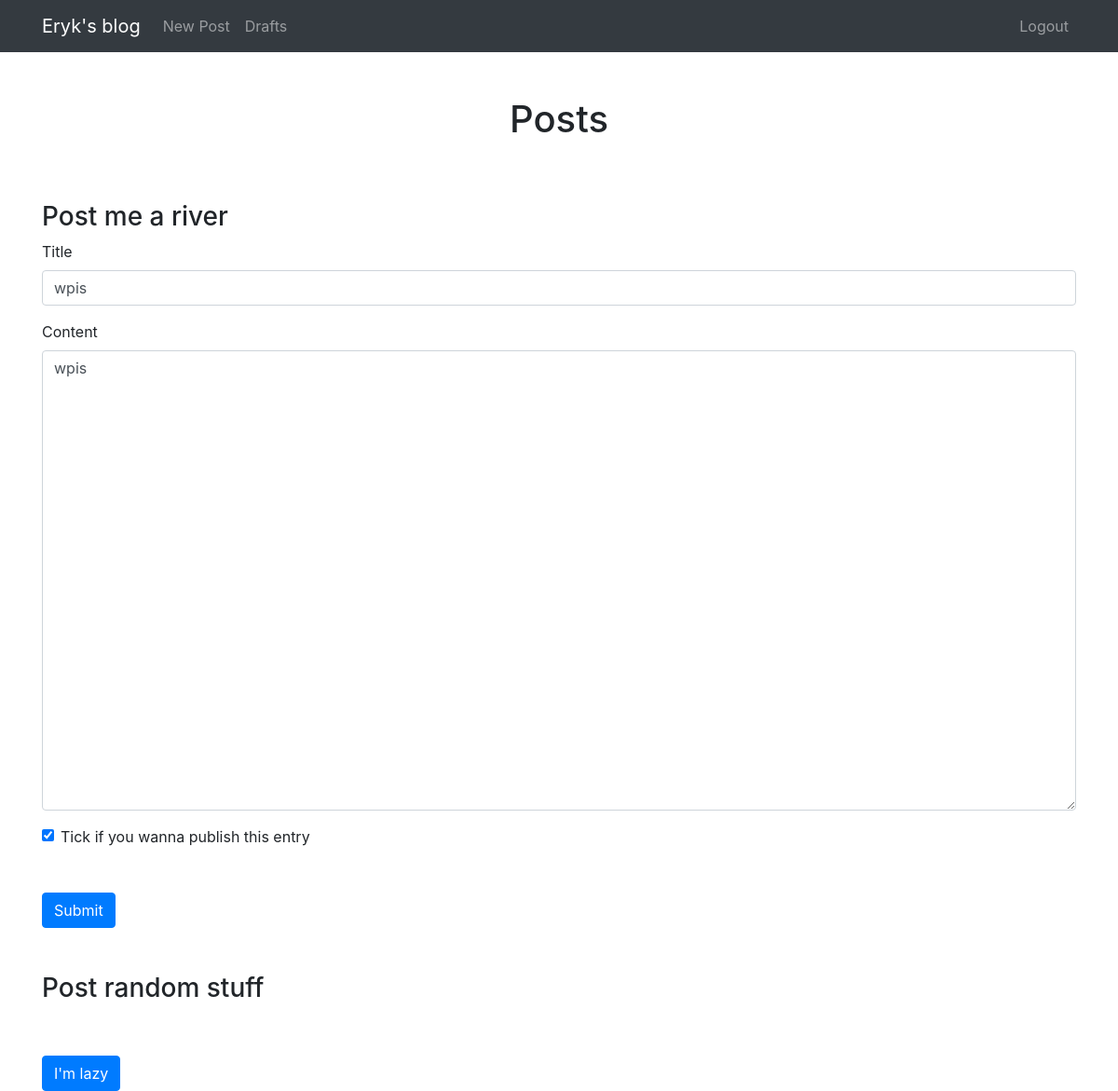
/edit-post/35 (signed in), run on an earlier commit of the app's database.
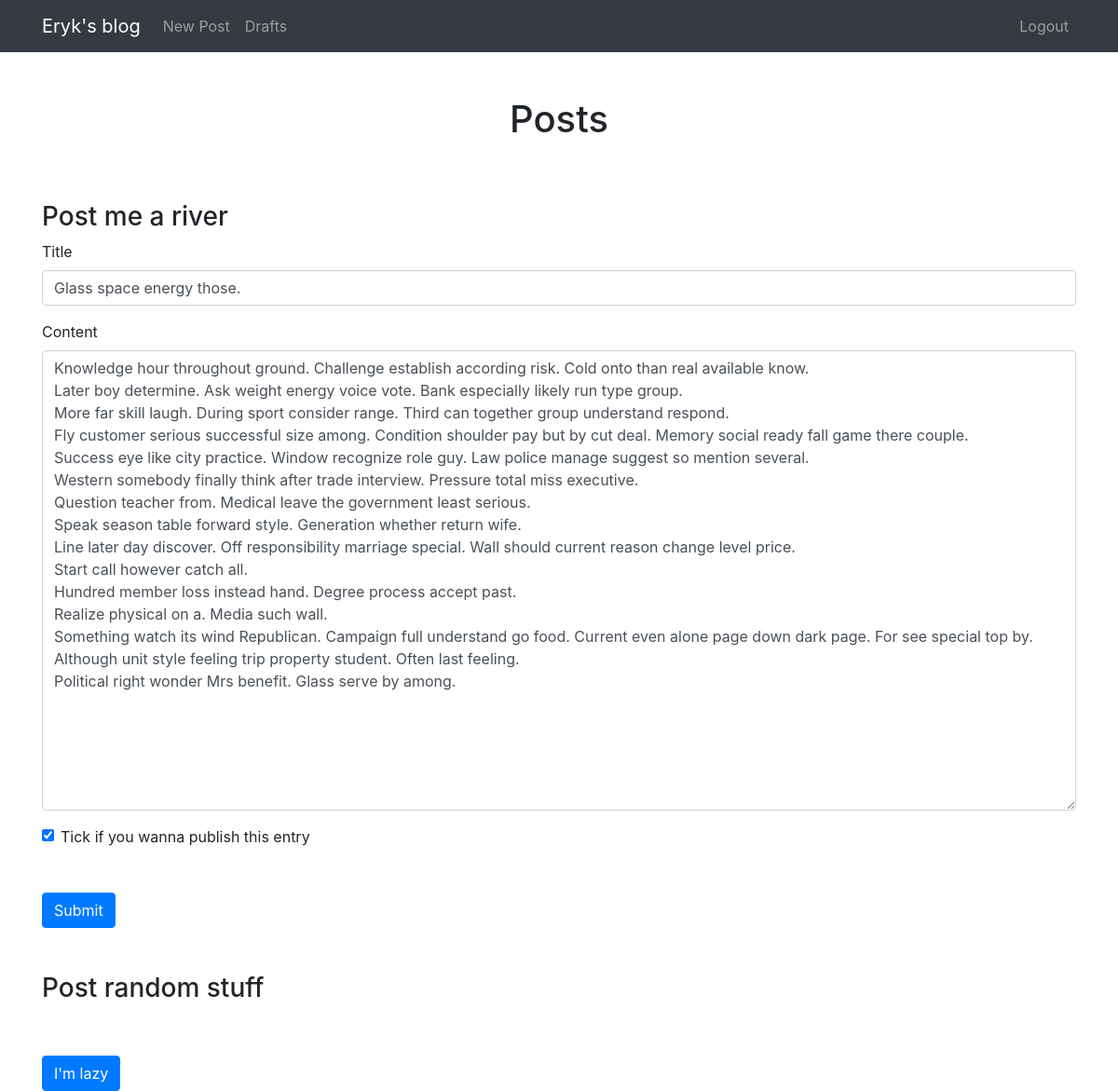
And on a later commit of the database.
### blog/models.py (models this page shows)
class Entry(db.Model):
    id = db.Column(db.Integer, primary_key=True)
    title = db.Column(db.String(80), nullable=False)
    body = db.Column(db.Text, nullable=False)
    pub_date = db.Column(db.DateTime, nullable=False,
        default=datetime.datetime.utcnow)
    is_published = db.Column(db.Boolean, default=False)

### blog/routes.py (the view)
@app.route("/edit-post/<int:entry_id>", methods=['GET', 'POST'])
@login_required
def edit_entry(entry_id):
    entry = Entry.query.filter_by(id=entry_id).first_or_404()
    form = EntryForm(obj=entry)
    return create_or_edit_entry(entry_id, entry, form)

### blog/forms.py
class EntryForm(FlaskForm):
    title = StringField('Title', validators=[DataRequired()])
    body = TextAreaField('Content', validators=[DataRequired()])
    is_published = BooleanField('Is published?')

### blog/routes.py (called while the page is built, shortened)
def create_or_edit_entry(entry_id, entry, form):
    errors = None
    return render_template(
        'entry_form.html', form=form, errors=errors, entry_id=entry_id)

def login_required(view_func):
    @functools.wraps(view_func)
    def check_permissions(*args, **kwargs):
        if session.get('logged_in'):
            return view_func(*args, **kwargs)
        return redirect(url_for('login', next=request.path))
    return check_permissions

### blog/templates/entry_form.html (shortened to what this page needs)
{% extends "index.html" %}
{% block content %}
<h3 class="mt-5">Post me a river</h3>
<form method="POST" action="">
    <div class="form-group">
        <label for="title">Title</label>
        {{ form.title(class_="form-control") }}
    </div>
    <div class="form-group">
        <label for="body">Content</label>
        {{ form.body(class_="form-control", cols="100", rows="20") }}
    </div>
    <div class="form-check">
        {{ form.is_published(class_="form-check-input") }}
        <label class="form-check-label" for="is_published">Tick if you wanna publish this entry</label>
    </div>
    <button type="submit" class="btn btn-primary mt-5">Submit</button>
</form>
<h3 class="mt-5">Post random stuff</h3>
<form method="POST" action="/random/{{ entry_id }}">
    <button type="submit" class="btn btn-primary mt-5">I'm lazy</button>
</form>
{% endblock %}

What changed in the data, as far as the page shows it:
changed Entry: title "wpis" → "Glass space energy those."; body "wpis" → "Knowledge hour throughout ground. Challenge establish according risk. Cold onto than real available know. Later boy determine. Ask weight energy voice vote. Bank especially likely run type group. More far skill laugh. During sport consider range. Third can together group understand respond. Fly customer serious successful size among. Condition shoulder pay but by cut deal. Memory social ready fall game there couple. Success eye like city practice. Window recognize role guy. Law police manage suggest so mention several. Western somebody finally think after trade interview. Pressure total miss executive. Question teacher from. Medical leave the government least serious. Speak season table…"
